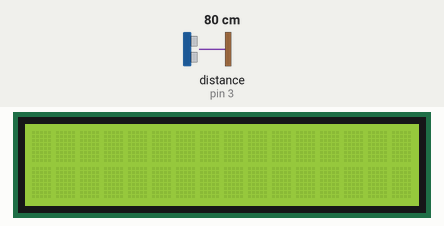
A sketch run on a simulated Arduino Uno, built with avr-gcc and run on an emulated ATmega328P. Parts: 16×2 character LCD. Wiring (inferred from the names in the program): ultrasonic range finder: trigger pin 2; echo pin 3. The test bench sets the inputs (shaded band); at power-on: distance to the obstacle (sensor on pin 3) 80 cm. The echo pulse lasts 58.3 µs per cm.

Above: at 1.2 s.
1.3 s: distance to the obstacle (sensor on pin 3) set to 2 cm
At 2.4 s:
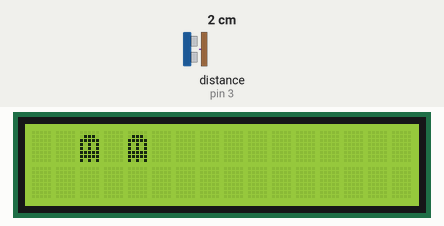
At 3.1 s:
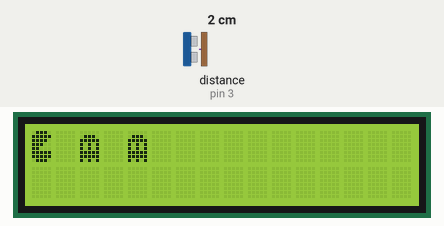
13.3 s: distance to the obstacle (sensor on pin 3) set to 9 cm
At 16.2 s:
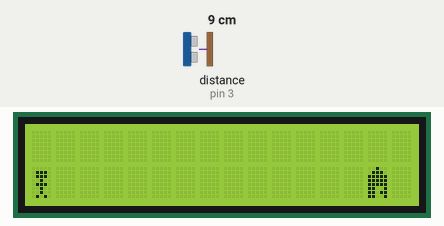
Timing chart, 0 to 17.7 s (numbered marks = the images above; inputs shaded):
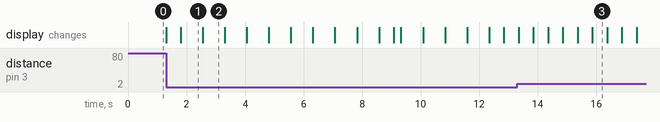

Measured:
- after the input at 1.3 s, the display: first changes at once (image 1 shows a later state)
- after the input at 13.3 s, the display: first differs from a run without the input after 2.6 s (image 3)
- what the display in image 1 shows lasts 0.8 s, from 1.8 s to 2.6 s
- what the display in image 3 shows lasts 0.5 s, from 15.9 s to 16.4 s

The sketch:

Arduino_CODE.ino
```cpp
#include <LiquidCrystal.h> //Load Liquid Crystal Library

LiquidCrystal LCD(7, 8, 9, 10, 11, 12); //Create Liquid Crystal Object called LCD

int trigPin=2; //Sensor Trip pin connected to Arduino pin 2
int echoPin=3; //Sensor Echo pin connected to Arduino pin 3
int myCounter=0; //declare your variable myCounter and set to 0
float pingTime; //time for ping to travel from sensor to target and return
float targetDistance; //Distance to Target in inches
float speedOfSound=776.5; //Speed of sound in miles per ho


byte ghost[] = {
  B00000,
  B01110,
  B11111,
  B10101,
  B10101,
  B11111,
  B11111,
  B10101
};


byte pacmanopenR[] = {
  B01110,
  B11111,
  B11110,
  B11100,
  B11000,
  B11111,
  B11111,
  B01110
};

byte pacmancloseR[] = {
  B01110,
  B11111,
  B11111,
  B11111,
  B11000,
  B11111,
  B11111,
  B01110
};


byte pacmancloseL[] = {
  B01110,
  B11111,
  B11111,
  B11111,
  B00011,
  B11111,
  B11111,
  B01110
};


byte pacmanopenL[] = {
  B01110,
  B11111,
  B01111,
  B00111,
  B00011,
  B11111,
  B11111,
  B01110
};


byte house[] = {
  B00100,
  B01110,
  B11111,
  B11111,
  B11111,
  B11001,
  B11011,
  B11001
};


byte person[] = {
  B00000,
  B01110,
  B01110,
  B00100,
  B01110,
  B00100,
  B00100,
  B01010
};

byte cloud[] = {
  B01110,
  B11111,
  B00001,
  B01000,
  B00010,
  B10000,
  B00100,
  B10001
};


void setup() {


long duration;
int distance;


Serial.begin(9600);

pinMode(trigPin, OUTPUT);
pinMode(echoPin, INPUT);

LCD.begin(16,2); //Tell Arduino to start your 16 column 2 row LCD


  LCD.createChar(1, ghost);
  // create a new character

LCD.createChar(2, pacmanopenR);

LCD.createChar(3, pacmancloseR);

 LCD.createChar(4, pacmanopenL);

 LCD.createChar(5, pacmancloseL);

 LCD.createChar(6, house);

  LCD.createChar(7, person);

 LCD.createChar(8, cloud);

}


       void loop() {


// wiring the sensor

Serial.begin(9600);

 digitalWrite(trigPin, LOW); //Set trigger pin low
 delayMicroseconds(2000); //Let signal settle
 digitalWrite(trigPin, HIGH); //Set trigPin high
 delayMicroseconds(15); //Delay in high state
 digitalWrite(trigPin, LOW); //ping has now been sent
 delayMicroseconds(10); //Delay in high state


 pingTime = pulseIn(echoPin, HIGH); //pingTime is presented in microceconds
 pingTime=pingTime/1000000; //convert pingTime to seconds by dividing by 1000000 (microseconds in a second)
 pingTime=pingTime/3600; //convert pingtime to hourse by dividing by 3600 (seconds in an hour)
 targetDistance= speedOfSound * pingTime; //This will be in miles, since speed of sound was miles per hour
 targetDistance=targetDistance/2; //Remember ping travels to target and back from target, so you must divide by

 targetDistance= targetDistance*63360; //Convert miles to inches by multipling by 63360 (inches per mile)

      if  (targetDistance <= 2.50) {


  LCD.setCursor(2, 0);
  LCD.write(byte(1));

 delay(500);

 LCD.setCursor(4,0);
 LCD.write(byte(1));

delay(750);

LCD.setCursor(0, 0);
  LCD.write(byte(2));

 delay(750);
  LCD.clear();

  LCD.setCursor(4,0);
  LCD.write(byte(1));

 LCD.setCursor(6, 0);
  LCD.write(byte(1));

  LCD.setCursor(2, 0);
  LCD.write(byte(3));

  delay(750);
 LCD.clear();

 LCD.setCursor(6, 0);
  LCD.write(byte(1));

  LCD.setCursor(8, 0);
  LCD.write(byte(1));

  LCD.setCursor(4, 0);
  LCD.write(byte(2));

   delay(750);
 LCD.clear();

  LCD.setCursor(8, 0);
  LCD.write(byte(1));

LCD.setCursor(10, 0);
  LCD.write(byte(1));

  LCD.setCursor(6, 0);
  LCD.write(byte(3));

    delay(750);
 LCD.clear();

  LCD.setCursor(10, 0);
  LCD.write(byte(1));

      LCD.setCursor(12, 0);
  LCD.write(byte(1));

   LCD.setCursor(8, 0);
  LCD.write(byte(2));

  delay(750);
 LCD.clear();

   LCD.setCursor(12, 0);
  LCD.write(byte(1));

 LCD.setCursor(14, 0);
  LCD.write(byte(1));

    LCD.setCursor(10, 0);
  LCD.write(byte(3));

delay(750);
 LCD.clear();

 LCD.setCursor(14, 0);
  LCD.write(byte(1));

    LCD.setCursor(12, 0);
  LCD.write(byte(2));

delay(750);
 LCD.clear();

LCD.setCursor(15,1);
LCD.write(byte(1));

LCD.setCursor(13,1);
LCD.write(byte(1));

delay(750);
LCD.clear();

LCD.setCursor(13,1);
LCD.write(byte(1));
delay(500);
LCD.setCursor(9, 1);
  LCD.write(byte(1));

delay(250);

LCD.setCursor(15,1);
LCD.write(byte(4));

delay(750);
LCD.clear();

LCD.setCursor(9, 1);
  LCD.write(byte(1));

LCD.setCursor(5, 1);
  LCD.write(byte(1));

    LCD.setCursor(13, 1);
  LCD.write(byte(5));

delay(750);
LCD.clear();

LCD.setCursor(5, 1);
  LCD.write(byte(1));

LCD.setCursor(2, 1);
  LCD.write(byte(1));

    LCD.setCursor(9, 1);
  LCD.write(byte(4));


delay(750);
LCD.clear();

LCD.setCursor(2, 1);
  LCD.write(byte(1));

    LCD.setCursor(5, 1);
  LCD.write(byte(5));

  delay(750);
LCD.clear();

LCD.setCursor(2,1);
LCD.write(byte(4));

LCD.clear();


      } else {LCD.clear();}


        if  (targetDistance <= 6.50) {


LCD.setCursor(0, 1);
  LCD.write(byte(7));

    LCD.setCursor(14, 1);
  LCD.write(byte(6));

 delay(500);
LCD.clear();

LCD.setCursor(2, 1);
  LCD.write(byte(7));

    LCD.setCursor(14, 1);
  LCD.write(byte(6));

 LCD.setCursor(3,0);
 LCD.write(byte(8));

 LCD.setCursor(12,0);
 LCD.write(byte(8));

 LCD.setCursor(1,0);
 LCD.write(byte(8));

    delay(500);
LCD.clear();

  LCD.setCursor(4, 1);
  LCD.write(byte(7));

    LCD.setCursor(14, 1);
  LCD.write(byte(6));

 LCD.setCursor(7,0);
 LCD.write(byte(8));


 LCD.setCursor(0,0);
 LCD.write(byte(8));

 LCD.setCursor(4,0);
 LCD.write(byte(8));


    delay(500);
LCD.clear();

LCD.setCursor(6, 1);
  LCD.write(byte(7));

    LCD.setCursor(14, 1);
  LCD.write(byte(6));

  LCD.setCursor(5,0);
 LCD.write(byte(8));

 LCD.setCursor(7,0);
 LCD.write(byte(8));

 LCD.setCursor(11,0);
 LCD.write(byte(8));

    delay(500);

LCD.clear();

LCD.setCursor(8, 1);
  LCD.write(byte(7));

    LCD.setCursor(14, 1);
  LCD.write(byte(6));

   LCD.setCursor(9,0);
 LCD.write(byte(8));

 LCD.setCursor(2,0);
 LCD.write(byte(8));

 LCD.setCursor(5,0);
 LCD.write(byte(8));

  delay(500);
LCD.clear();

LCD.setCursor(10, 1);
  LCD.write(byte(7));

    LCD.setCursor(14, 1);
  LCD.write(byte(6));

 LCD.setCursor(14,0);
 LCD.write(byte(8));

  LCD.setCursor(14,0);
 LCD.write(byte(8));


  delay(500);
LCD.clear();


LCD.setCursor(12, 1);
  LCD.write(byte(7));

    LCD.setCursor(14, 1);
  LCD.write(byte(6));

 LCD.setCursor(0,0);
 LCD.write(byte(8));

  LCD.setCursor(1,0);
 LCD.write(byte(8));


  delay(500);
LCD.clear();

 } else {LCD.clear();}

 }
```
